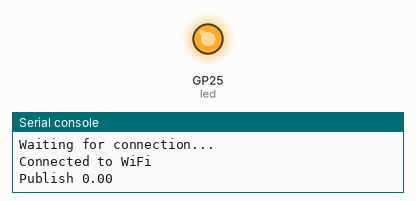
Recording of a program running on a simulated Raspberry Pi Pico running MicroPython. Parts: output pins drawn as LEDs (lit = HIGH), the last lines printed to the serial console. WiFi joins after 1.5 s; no MQTT or app messages arrive unless stated.

Above: at 3.6 s.
At 6.6 s:
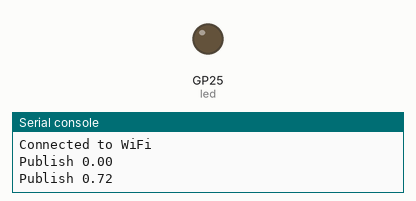
Timing chart, 0 to 10.0 s (numbered marks = the images above):
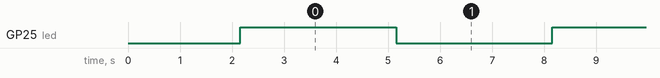

The program:

MQTT_Test.py
```python
import network
import time
from math import sin
from umqtt.simple import MQTTClient
from machine import Pin

# Fill in your WiFi network name (ssid) and password here:
wifi_ssid = "70906"
wifi_password = "0003062001"

# Connect to WiFi
wlan = network.WLAN(network.STA_IF)
wlan.active(True)
wlan.connect(wifi_ssid, wifi_password)
while wlan.isconnected() == False:
    print('Waiting for connection...')
    time.sleep(1)
print("Connected to WiFi")

led = Pin("LED",Pin.OUT)
mqtt_host = "io.adafruit.com"
mqtt_username = "amoolya2001"  # Your Adafruit IO username
mqtt_password = "aio_vWfY52KC3EmdYQTKZGrMxSW4XleG"  # Adafruit IO Key
mqtt_publish_topic = "amoolya2001/feeds/pico-test"  # The MQTT topic for your Adafruit IO Feed

mqtt_client_id = "AmoolyaGarg2001abc"

mqtt_client = MQTTClient(
        client_id=mqtt_client_id,
        server=mqtt_host,
        user=mqtt_username,
        password=mqtt_password)

mqtt_client.connect()

counter = 0
try:
    while True:
        # Generate some dummy data that changes every loop
        sine = sin(counter)
        counter += .8

        # Publish the data to the topic!
        print(f'Publish {sine:.2f}')
        mqtt_client.publish(str(mqtt_publish_topic), str(sine))
        led.toggle()

        # Delay a bit to avoid hitting the rate limit
        time.sleep(3)
except Exception as e:
    print(f'Failed to publish message: {e}')
finally:
    mqtt_client.disconnect()
```

Measured:
- by itself, GP25 (led): alternates HIGH for 3.0 s and LOW for 3.0 s
